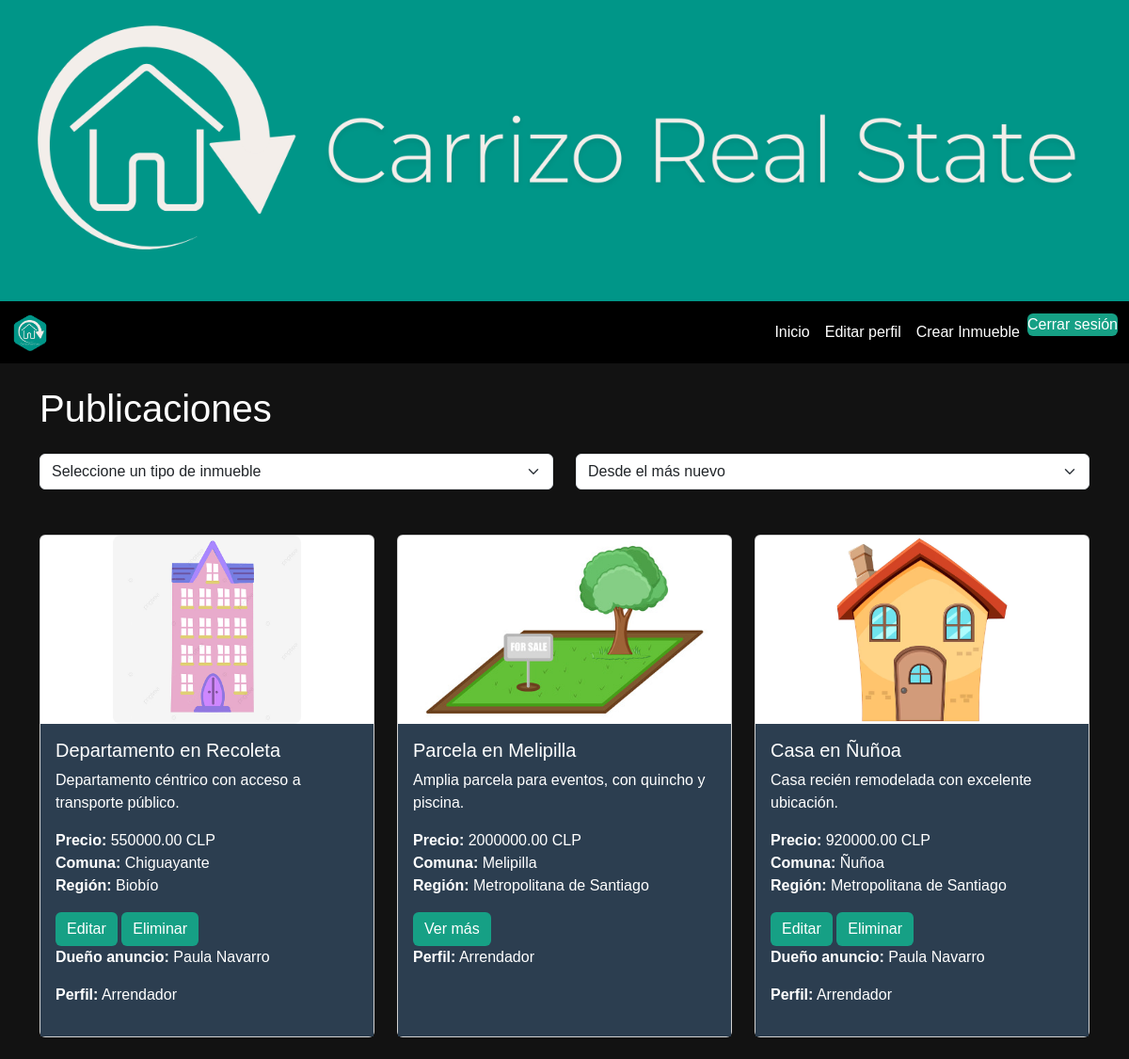
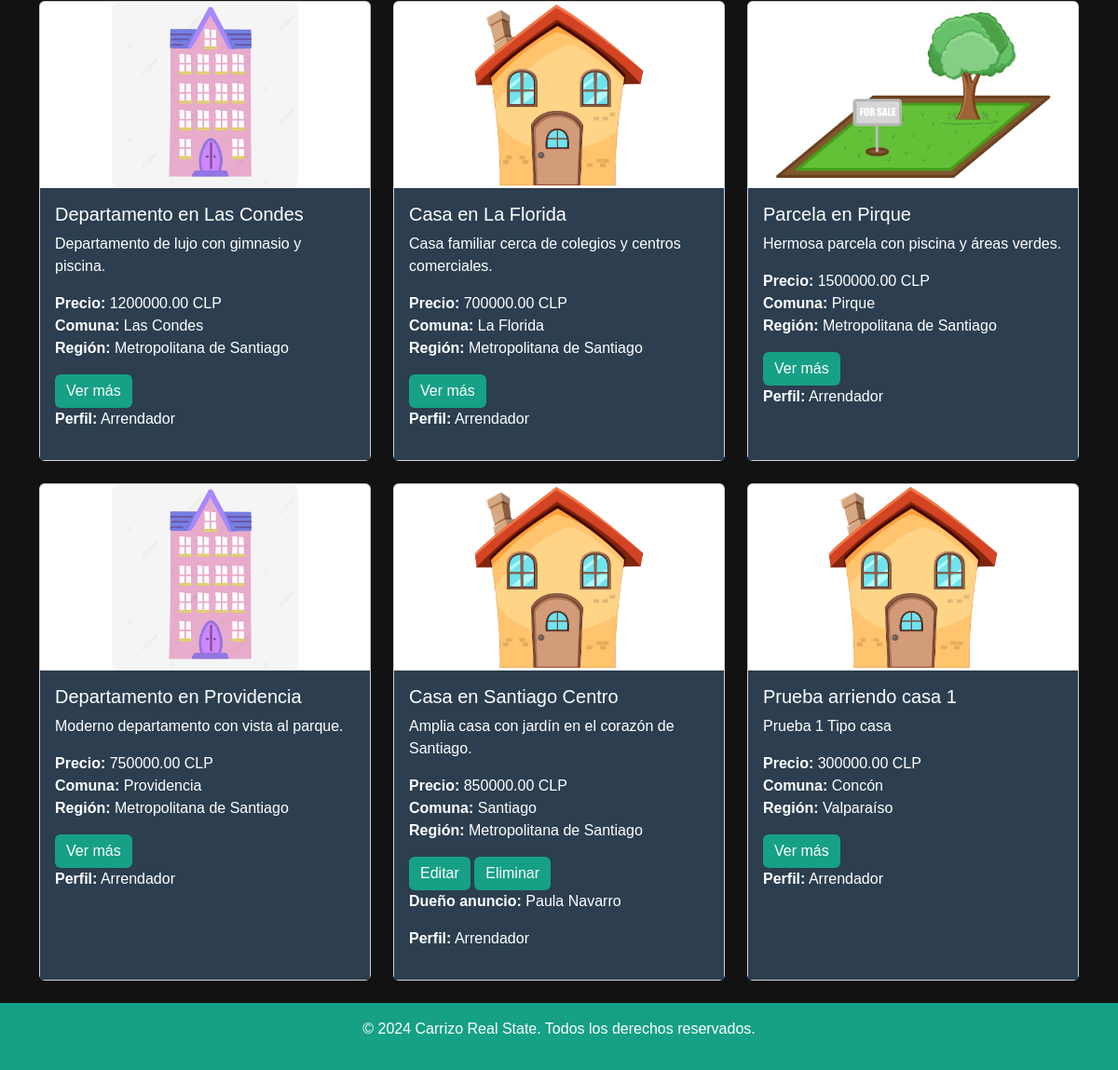
The app's page / (signed in) with its own data (2 pictures, top to bottom).
### gestion_inmuebles/models.py (models this page shows, shortened)
class Inmueble(models.Model):
    TIPO_INMUEBLE = [
        ('Casa', 'Casa'),
        ('Departamento', 'Departamento'),
        ('Parcela', 'Parcela')
    ]
    nombre = models.CharField(max_length=100)
    descripcion = models.TextField()
    metros_construidos = models.DecimalField(
        max_digits=10,
        decimal_places=2,
        validators=[MinValueValidator(0.01)]
        )
    metros_totales = models.DecimalField(
        max_digits=10,
        decimal_places=2,
        validators=[MinValueValidator(0.01)]
    )
    cantidad_estacionamientos = models.IntegerField(validators=[MinValueValidator(1)])
    cantidad_habitaciones = models.IntegerField(validators=[MinValueValidator(1)])
    cantidad_banos = models.IntegerField(validators=[MinValueValidator(1)])
    direccion = models.CharField(max_length=255)
    comuna = models.ForeignKey(Comuna, on_delete=models.SET_NULL, null=True)
    tipo_inmueble = models.CharField(max_length=20, choices=TIPO_INMUEBLE)
    precio_mensual = models.DecimalField(max_digits=12, decimal_places=2,validators=[MinValueValidator(0.01)])
    arrendador = models.ForeignKey(Perfil, on_delete=models.CASCADE, related_name='propiedades')
    fecha_creacion = models.DateTimeField(auto_now_add=True)
    ultima_modificacion = models.DateTimeField(auto_now=True)
    imagen = models.ImageField(upload_to='static/', null=True, blank=True)

class Comuna(models.Model):
    nombre_comuna = models.CharField(max_length=100)
    codigo_postal = models.CharField(max_length=10, null=True)
    region = models.ForeignKey(Region, on_delete=models.CASCADE, related_name='comunas')

class Region(models.Model):
    nombre_region = models.CharField(max_length=100)
    numero_region = models.CharField(max_length=10, null=True)

class Perfil(models.Model):
    TIPO_USUARIO = [
        ('Arrendatario', 'Arrendatario'),
        ('Arrendador', 'Arrendador')
    ]
    usuario = models.OneToOneField(User, on_delete=models.CASCADE)
    nombres = models.CharField(max_length=100)
    apellidos = models.CharField(max_length=100)
    rut = models.CharField(max_length=12, unique=True)
    direccion = models.CharField(max_length=255)
    telefono = models.CharField(max_length=15)
    correo_electronico = models.EmailField()
    tipo_usuario = models.CharField(max_length=12, choices=TIPO_USUARIO)
    comuna = models.ForeignKey(Comuna, on_delete=models.SET_NULL, null=True)

### gestion_inmuebles/views.py (the view)
# urls.py: 2. Add a URL to urlpatterns:  path('', views.home, name='home')
def home(request):
    tipo_inmueble = request.GET.get('tipo_inmueble', None)
    ordenar_por_fecha = request.GET.get('ordenar_por_fecha', 'desc')
    inmuebles = Inmueble.objects.all()
    if tipo_inmueble:
        inmuebles = inmuebles.filter(tipo_inmueble=tipo_inmueble)
    if ordenar_por_fecha == 'asc':
        inmuebles = inmuebles.order_by('fecha_creacion')
    else:
        inmuebles = inmuebles.order_by('-fecha_creacion')
    for inmueble in inmuebles:
        if inmueble.tipo_inmueble == 'Casa':
            inmueble.image_url = 'img/default.jpg'
        elif inmueble.tipo_inmueble == 'Departamento':
            inmueble.image_url = 'img/depa.jpg'
        elif inmueble.tipo_inmueble == 'Parcela':
            inmueble.image_url = 'img/parcela.jpg'
        else:
            inmueble.image_url = 'img/default.jpg'
    regiones = Region.objects.all()
    return render(request, 'home.html', {
        'inmuebles': inmuebles,
        'regiones': regiones,
        'tipo_inmueble': tipo_inmueble,
        'ordenar_por_fecha': ordenar_por_fecha
    })

### templates/home.html (shortened to what this page needs)
{% extends 'base.html' %}
{% load static %}
{% block content %}
<h1 class="mb-4">Publicaciones</h1>
<div class="row mb-4">
    <div class="col-12 col-md-6">
        <form method="get" class="mb-4">
            <select name="tipo_inmueble" class="form-select" onchange="this.form.submit()">
                <option value="">Seleccione un tipo de inmueble</option>
            </select>
        </form>
    </div>
    <div class="col-12 col-md-6">
        <form method="get" class="mb-4">
            <select name="ordenar_por_fecha" class="form-select" onchange="this.form.submit()">
                <option value="desc" {% if ordenar_por_fecha == 'desc' %}selected{% endif %}>Desde el más nuevo</option>
            </select>
        </form>
    </div>
</div>
<div class="row row-cols-1 row-cols-md-3 g-4">
    {% for inmueble in inmuebles %}
    <div class="col">
        <div class="card h-100">
            <div class="image-container text-center">
                <img src="{% static '' %}{{ inmueble.image_url }}" alt="{{ inmueble.nombre }}" class="inmueble-img">
            </div>
            <div class="card-body">
                <h5 class="card-title">{{ inmueble.nombre }}</h5>
                <p class="card-text">{{ inmueble.descripcion|truncatechars:100 }}</p>
                <div>
                    <ul class="list-unstyled">
                        <li><strong>Precio:</strong> {{ inmueble.precio_mensual }} CLP</li>
                        <li><strong>Comuna:</strong> {{ inmueble.comuna.nombre_comuna }}</li>
                        <li><strong>Región:</strong> {{ inmueble.comuna.region.nombre_region }}</li>
                    </ul>
                </div>
                {% if inmueble.arrendador.usuario == request.user %}
                    <a href="{% url 'editar_inmueble' inmueble.id %}" class="btn btn-warning">Editar</a>
                    <a href="{% url 'eliminar_inmueble' inmueble.id %}" class="btn btn-danger">Eliminar</a>
                    <p><strong>Dueño anuncio:</strong> {{ inmueble.arrendador.nombres }} {{ inmueble.arrendador.apellidos }}</p>
                {% endif %}
                {% if inmueble.arrendador.usuario != request.user %}
                <a href="{% url 'ver_mas_inmueble' inmueble.id %}" class="btn btn-primary">Ver más</a>
                {% endif %}
                {% if user.is_authenticated %}
                <p><strong>Perfil:</strong> {{ inmueble.arrendador.tipo_usuario }}</p>
                {% else %}
                <p><strong>Perfil:</strong> No ha iniciado sesión. <a href="{% url 'login' %}">Iniciar sesión</a></p>
                {% endif %}
            </div>
        </div>
    </div>
    {% empty %}
    <p>No hay publicaciones disponibles.</p>
    {% endfor %}
</div>
{% endblock %}

### gestion_inmuebles/static/css/style.css (style rules this page uses)
body { background-color: #121212; color: white; font-family: Arial, sans-serif; }
.card { transition: transform 0.3s ease, box-shadow 0.3s ease; }
.card-body { background-color: #2c3e50; color: white; }
.btn { background-color: #16a085; color: white; border: none; }
.image-container { max-height: 200px; display: flex; justify-content: center; align-items: center; overflow: hidden; }
.inmueble-img { max-height: 100%; max-width: 100%; object-fit: cover; border-radius: 8px; }

### records on screen
Inmueble: nombre "Departamento en Recoleta", descripcion "Departamento céntrico con acceso a transporte público.", precio_mensual "550000.00", comuna.nombre_comuna "Chiguayante", comuna.region.nombre_region "Biobío", arrendador.nombres "Paula", arrendador.apellidos "Navarro", arrendador.tipo_usuario "Arrendador"
Inmueble: nombre "Parcela en Melipilla", descripcion "Amplia parcela para eventos, con quincho y piscina.", precio_mensual "2000000.00", comuna.nombre_comuna "Melipilla", comuna.region.nombre_region "Metropolitana de Santiago", shows "Ver más", arrendador.tipo_usuario "Arrendador"
Inmueble: nombre "Casa en Ñuñoa", descripcion "Casa recién remodelada con excelente ubicación.", precio_mensual "920000.00", comuna.nombre_comuna "Ñuñoa", comuna.region.nombre_region "Metropolitana de Santiago", arrendador.nombres "Paula", arrendador.apellidos "Navarro", arrendador.tipo_usuario "Arrendador"
Inmueble: nombre "Departamento en Las Condes", descripcion "Departamento de lujo con gimnasio y piscina.", precio_mensual "1200000.00", comuna.nombre_comuna "Las Condes", comuna.region.nombre_region "Metropolitana de Santiago", shows "Ver más", arrendador.tipo_usuario "Arrendador"
Inmueble: nombre "Casa en La Florida", descripcion "Casa familiar cerca de colegios y centros comerciales.", precio_mensual "700000.00", comuna.nombre_comuna "La Florida", comuna.region.nombre_region "Metropolitana de Santiago", shows "Ver más", arrendador.tipo_usuario "Arrendador"
Inmueble: nombre "Parcela en Pirque", descripcion "Hermosa parcela con piscina y áreas verdes.", precio_mensual "1500000.00", comuna.nombre_comuna "Pirque", comuna.region.nombre_region "Metropolitana de Santiago", shows "Ver más", arrendador.tipo_usuario "Arrendador"
Inmueble: nombre "Departamento en Providencia", descripcion "Moderno departamento con vista al parque.", precio_mensual "750000.00", comuna.nombre_comuna "Providencia", comuna.region.nombre_region "Metropolitana de Santiago", shows "Ver más", arrendador.tipo_usuario "Arrendador"
Inmueble: nombre "Casa en Santiago Centro", descripcion "Amplia casa con jardín en el corazón de Santiago.", precio_mensual "850000.00", comuna.nombre_comuna "Santiago", comuna.region.nombre_region "Metropolitana de Santiago", arrendador.nombres "Paula", arrendador.apellidos "Navarro", arrendador.tipo_usuario "Arrendador"
Inmueble: nombre "Prueba arriendo casa 1", descripcion "Prueba 1 Tipo casa", precio_mensual "300000.00", comuna.nombre_comuna "Concón", comuna.region.nombre_region "Valparaíso", shows "Ver más", arrendador.tipo_usuario "Arrendador"
